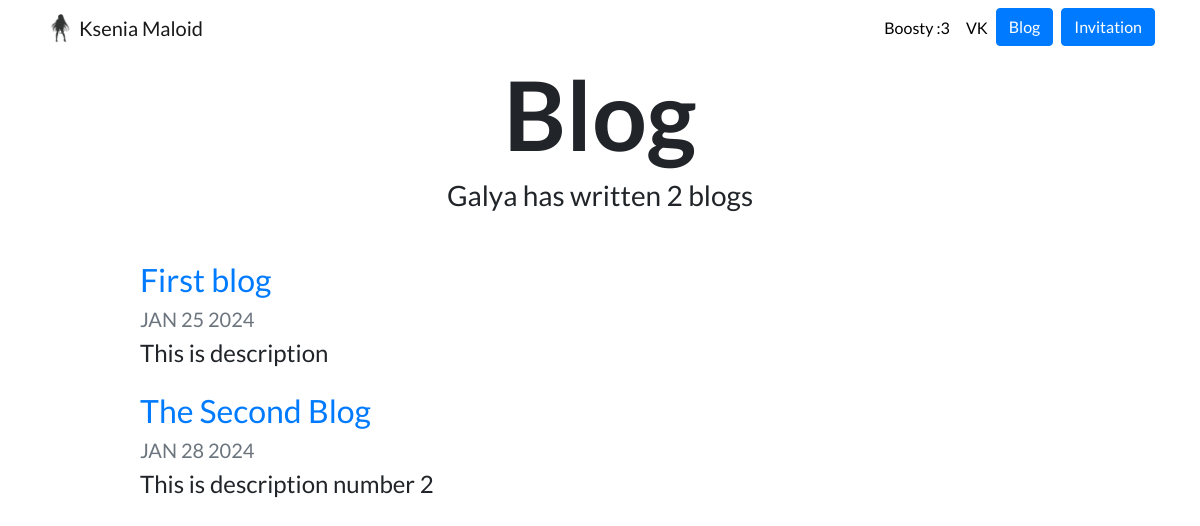
Screenshot of /blog/ with the database file from the repository.
### blog/models.py (models this page shows, shortened)
class Blog(models.Model):
    title = models.CharField(max_length=100)
    description = models.TextField()
    date = models.DateField()
    url = models.URLField(blank=True)

### blog/views.py (the view)
# urls.py: path('', views.all_blogs, name='all_blogs'),
def all_blogs(request):
    blogs = Blog.objects.all()
    return render(request, 'blog/all_blogs.html', {'blogs': blogs})

### blog/templates/blog/all_blogs.html
{% extends "personal_portfolio/base.html" %}
{% load static %}
{% block content %}
<h1 id="blogtitle" class="font-weight-bold text-center">Blog</h1>
<h3 class="text-center mb-5">Galya has written {{ blogs.count }} blog{{ blogs.count|pluralize }}</h3>
{% for blog in blogs %}
<div class="row justify-content-center my-3">
  <div class="col-md-10">
    <a href="{% url 'blog:detail' blog.id %}">
      <h2>{{ blog.title }}</h2>
    </a>
    <h5 class="text-muted">{{ blog.date|date:'M d Y'|upper }}</h5>
    <h4>{{ blog.description|striptags|truncatechars:100 }}</h4>
  </div>
</div>
{% endfor %}
{% endblock %}

### personal_portfolio/static/portfolio/custom.css (style rules this page uses)
body { font-family: 'Lato', sans-serif; }
#blogtitle { font-size: 6rem; }

### rows the page displays
Blog: title "First blog", date "JAN 25 2024", description "This is description"
Blog: title "The Second Blog", date "JAN 28 2024", description "This is description number 2"

### other values shown
{{ blogs.count }} "2"
